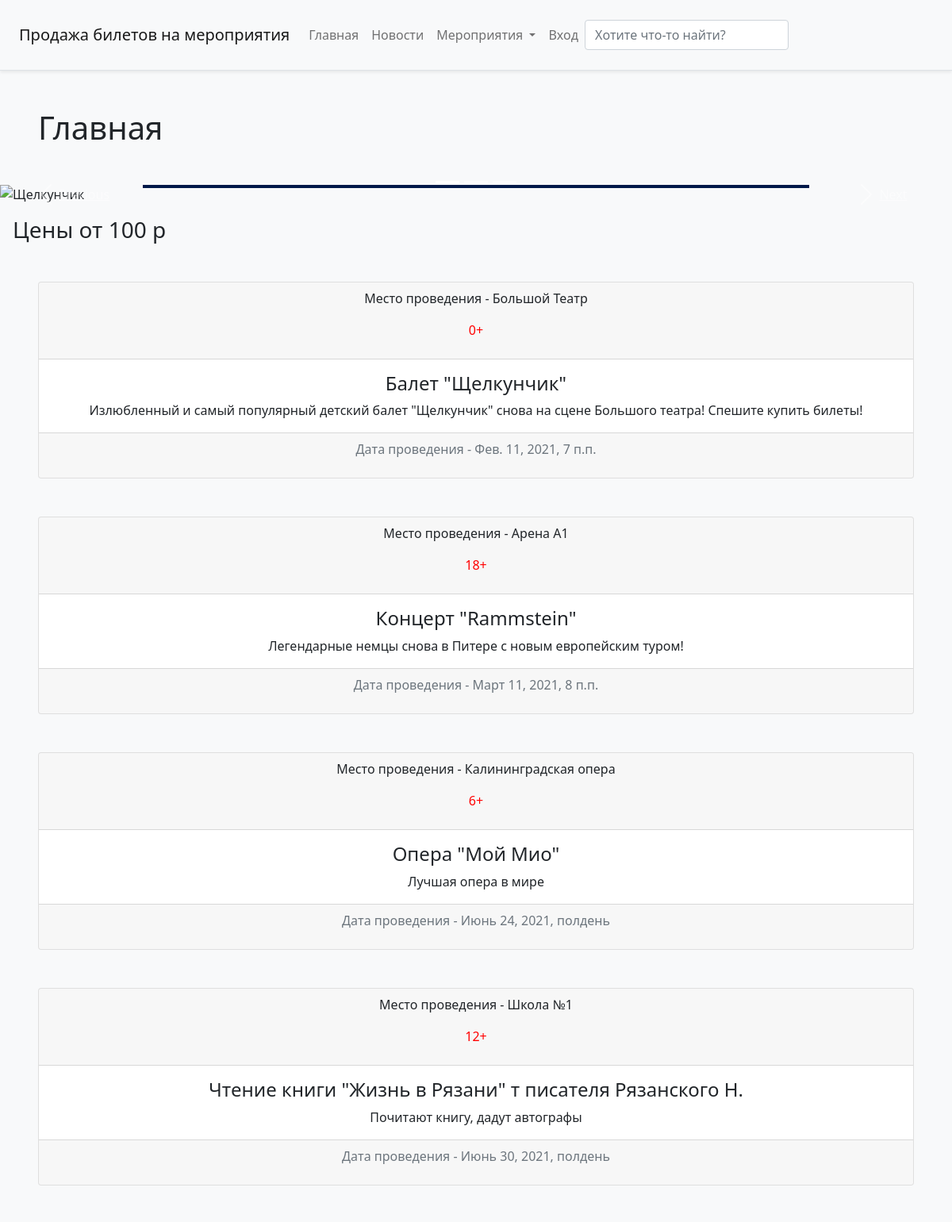
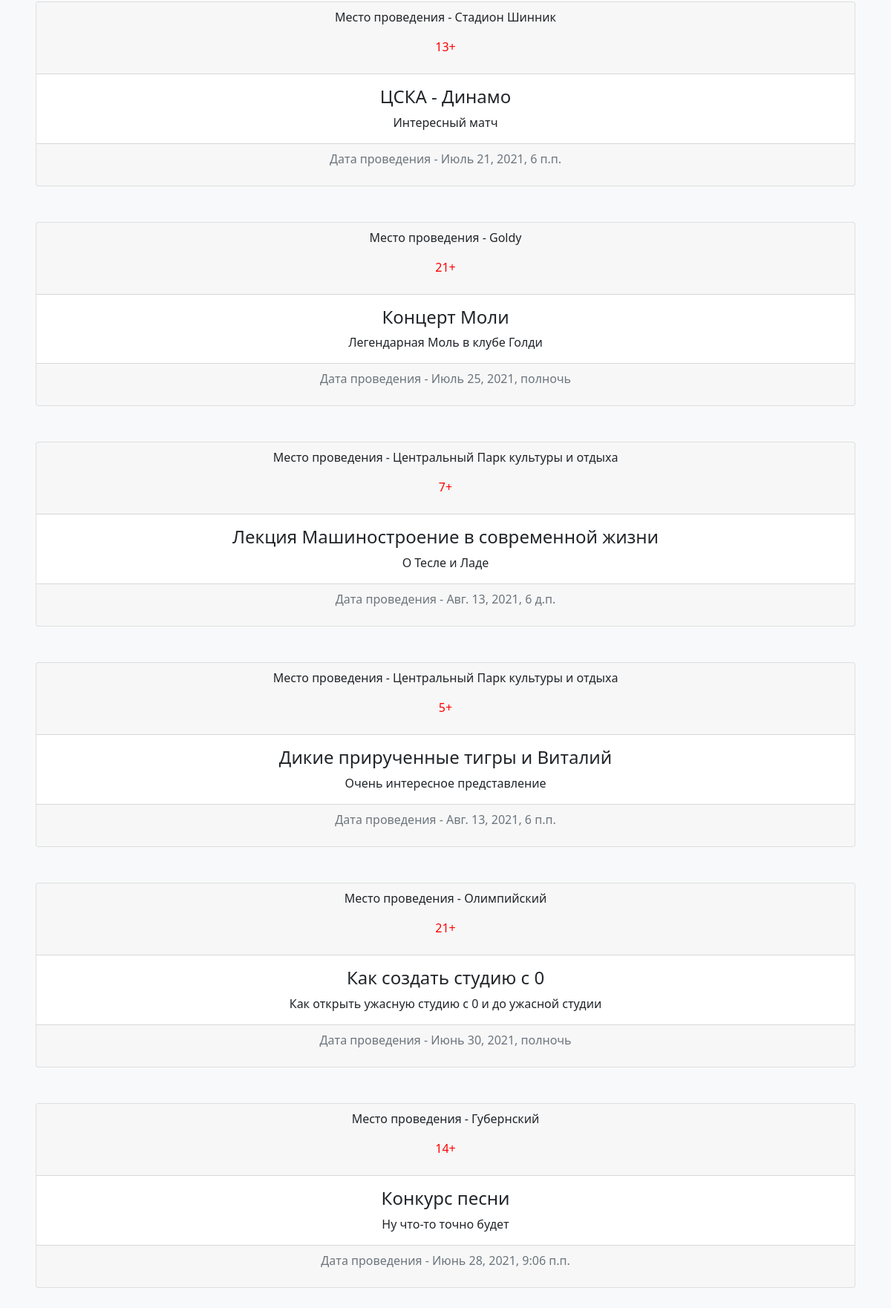
The page / on the database its author committed (2 pictures, top to bottom).
### main/models.py (models this page shows, shortened)
class Event(models.Model):
    id = models.AutoField(primary_key=True)
    Name = models.TextField('Название')
    Date = models.DateTimeField('Дата и время мероприятия')
    Place_id = models.ForeignKey(Places, on_delete=models.CASCADE)
    About = models.TextField('Описание мероприятия')
    TypeId = models.ForeignKey(EventTypes, on_delete=models.CASCADE)
    ConfineId = models.ForeignKey(Confines, on_delete=models.CASCADE)
    class Meta:
        verbose_name= 'Мероприятие'
        verbose_name_plural= 'Мероприятия'

class Places(models.Model):
    id = models.AutoField(primary_key=True)
    Name = models.TextField('Название места')
    About = models.TextField('Описание места')
    TypeId = models.ForeignKey(PlaceType, on_delete=models.CASCADE)
    Adress = models.TextField('Адрес проведения мероприятия')
    CityId = models.ForeignKey(City, on_delete=models.CASCADE)
    class Meta:
        verbose_name = 'Площадка проведения мероприятия'
        verbose_name_plural = 'Площадки проведения мероприятий'
    def __str__(self):
        return self.Name

class Confines(models.Model):
    id = models.AutoField(primary_key=True)
    Name = models.TextField('Название')
    About = models.TextField('Описание')
    class Meta:
        verbose_name= 'Ограничение'
        verbose_name_plural= 'Ограничения'
    def __str__(self):
        return self.Name

### main/views.py (the view)
# urls.py: path('', views.index, name='home'),
def index(request):
    event = Event.objects.all()
    ticket = Tickets.objects.values_list('Price')
    n = ticket.order_by('Price').first()
    if request.method == 'POST':
        tick = SoldTickets.objects.create(id, TicketId=ticket.id, EvId=event.id, Name=user.first_name, Surname=user.last_name, Buyer=user.id)
        return redirect('profile')
    return render(request, 'main/index.html', {'event':event, 'ticket':ticket, 'n':n})

### main/templates/main/index.html (shortened to what this page needs)
{% extends 'main/base.html' %}
{% block name %}
<h1 class="m-5">Главная</h1>
<div id="carouselExampleIndicators" class="carousel slide" data-ride="carousel">
  <ol class="carousel-indicators">
    <li data-target="#carouselExampleIndicators" data-slide-to="0" class="active"></li>
    <li data-target="#carouselExampleIndicators" data-slide-to="1"></li>
    <li data-target="#carouselExampleIndicators" data-slide-to="2"></li>
  </ol>
  <div class="carousel-inner">
    <div class="carousel-item active">
      <img class="d-block w-100" src="https://posta-magazine.ru/wp-content/uploads/2020/04/main_nutcracker-online_posta-magazine.jpg" alt="Щелкунчик">
        <div class="carousel-caption d-none d-md-block" style="background-color: #001949">
        </div>
    </div>
  </div>
  <a class="carousel-control-prev" href="#carouselExampleIndicators" role="button" data-slide="prev">
    <span class="carousel-control-prev-icon" aria-hidden="true"></span>
    <span class="sr-only">Previous</span>
  </a>
  <a class="carousel-control-next" href="#carouselExampleIndicators" role="button" data-slide="next">
    <span class="carousel-control-next-icon" aria-hidden="true"></span>
    <span class="sr-only">Next</span>
  </a>
</div>
<h3 class="m-3">Цены от {{ n|slugify }} р</h3>
{% for el in event %}
 <div class="card text-center m-5">
  <div class="card-header">
      <p>Место проведения - {{ el.Place_id }}</p>
          <p style="color:red">{{ el.ConfineId }}</p>
  </div>
  <div class="card-body">
    <h4 class="card-title">{{ el.Name }}</h4>
    <p class="card-text">{{ el.About }}</p>
  </div>
  <div class="card-footer text-muted">
        <p>Дата проведения - {{ el.Date }}</p>
  </div>
  </div>
 {% endfor %}
{% endblock %}

### rows shown on the page
Event: Place_id "Большой Театр", ConfineId "0+", Name "Балет \"Щелкунчик\"", About "Излюбленный и самый популярный детский балет \"Щелкунчик\" снова на сцене Большого театра! Спешите купить билеты!", Date "Фев. 11, 2021, 7 п.п."
Event: Place_id "Арена А1", ConfineId "18+", Name "Концерт \"Rammstein\"", About "Легендарные немцы снова в Питере с новым европейским туром!", Date "Март 11, 2021, 8 п.п."
Event: Place_id "Калининградская опера", ConfineId "6+", Name "Опера \"Мой Мио\"", About "Лучшая опера в мире", Date "Июнь 24, 2021, полдень"
Event: Place_id "Школа №1", ConfineId "12+", Name "Чтение книги \"Жизнь в Рязани\" т писателя Рязанского Н.", About "Почитают книгу, дадут автографы", Date "Июнь 30, 2021, полдень"
Event: Place_id "Стадион Шинник", ConfineId "13+", Name "ЦСКА - Динамо", About "Интересный матч", Date "Июль 21, 2021, 6 п.п."
Event: Place_id "Goldy", ConfineId "21+", Name "Концерт Моли", About "Легендарная Моль в клубе Голди", Date "Июль 25, 2021, полночь"
Event: Place_id "Центральный Парк культуры и отдыха", ConfineId "7+", Name "Лекция Машиностроение в современной жизни", About "О Тесле и Ладе", Date "Авг. 13, 2021, 6 д.п."
Event: Place_id "Центральный Парк культуры и отдыха", ConfineId "5+", Name "Дикие прирученные тигры и Виталий", About "Очень интересное представление", Date "Авг. 13, 2021, 6 п.п."
Event: Place_id "Олимпийский", ConfineId "21+", Name "Как создать студию с 0", About "Как открыть ужасную студию с 0 и до ужасной студии", Date "Июнь 30, 2021, полночь"
Event: Place_id "Губернский", ConfineId "14+", Name "Конкурс песни", About "Ну что-то точно будет", Date "Июнь 28, 2021, 9:06 п.п."

### other values the page prints
{{ n|slugify }} "100"
